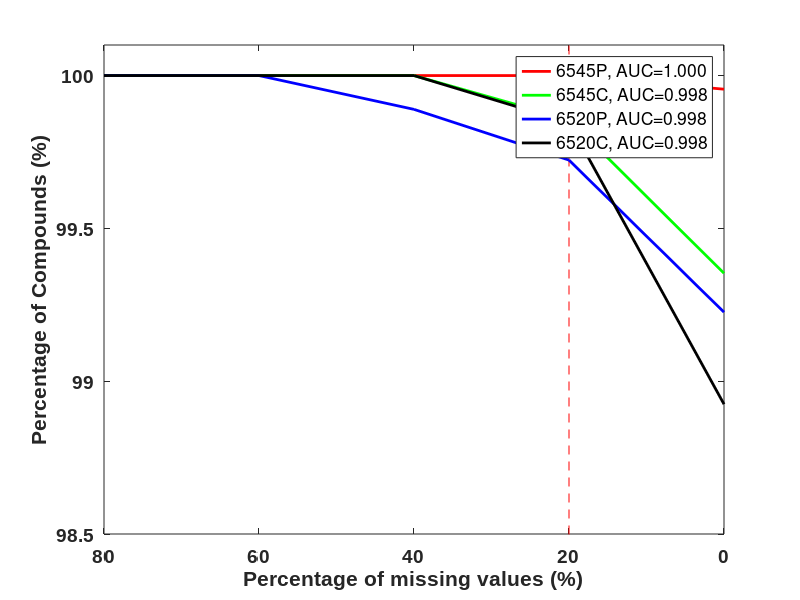

Recreate this plot in MATLAB.
clear;
clc;

load('new_Data.mat');

nSample = size(matData1,2);

cvHit1 = matData1<1;
cvHit2 = matData2<1;
cvHit3 = matData3<1;
cvHit4 = matData4<1;

cvMiss1 = sum(cvHit1,2);
cvMiss2 = sum(cvHit2,2);
cvMiss3 = sum(cvHit3,2);
cvMiss4 = sum(cvHit4,2);

cvMP1 = zeros(nSample,1);
cvMP2 = zeros(nSample,1);
cvMP3 = zeros(nSample,1);
cvMP4 = zeros(nSample,1);

for i= 1:nSample
    cvMP1(i) = sum(cvMiss1<i);
    cvMP2(i) = sum(cvMiss2<i);
    cvMP3(i) = sum(cvMiss3<i);
    cvMP4(i) = sum(cvMiss4<i);
end
% cvMP1 = flipud(cvMP1);
% cvMP2 = flipud(cvMP2);
% cvMP3 = flipud(cvMP3);
% cvMP4 = flipud(cvMP4);

x=(nSample:-1:1)*100/nSample;
line([80,80],[75,102],'color','r','linestyle','--');hold on;
h1=plot(x,100*cvMP1/size(cvMiss1,1),'-r','linewidth',2);hold on;
h2=plot(x,100*cvMP2/size(cvMiss2,1),'-g','linewidth',2);
h3=plot(x,100*cvMP3/size(cvMiss3,1),'-b','linewidth',2);
h4=plot(x,100*cvMP4/size(cvMiss4,1),'-k','linewidth',2);

AUC1=mean(cvMP1/size(cvMiss1,1));
AUC2=mean(cvMP2/size(cvMiss2,1));
AUC3=mean(cvMP3/size(cvMiss3,1));
AUC4=mean(cvMP4/size(cvMiss4,1));

set(gca,'xtick',[0,20,40,60,80,100],'xticklabel',{'100','80','60','40','20','0'},'XTickMode','manual');
set(gca,'Fontsize',14,'FontName','arial','FontWeight','Bold','ylim',[98.5,100.1]);%,'xlim',[1,51]);
legend([h1,h2,h3,h4],sprintf('6545P, AUC=%4.3f',AUC1),sprintf('6545C, AUC=%4.3f',AUC2),sprintf('6520P, AUC=%4.3f',AUC3),sprintf('6520C, AUC=%4.3f',AUC4));
ylabel('Percentage of Compounds (%)');
xlabel('Percentage of missing values (%)');
box on;
set(gcf,'position',[200,200,800,600]);

return
